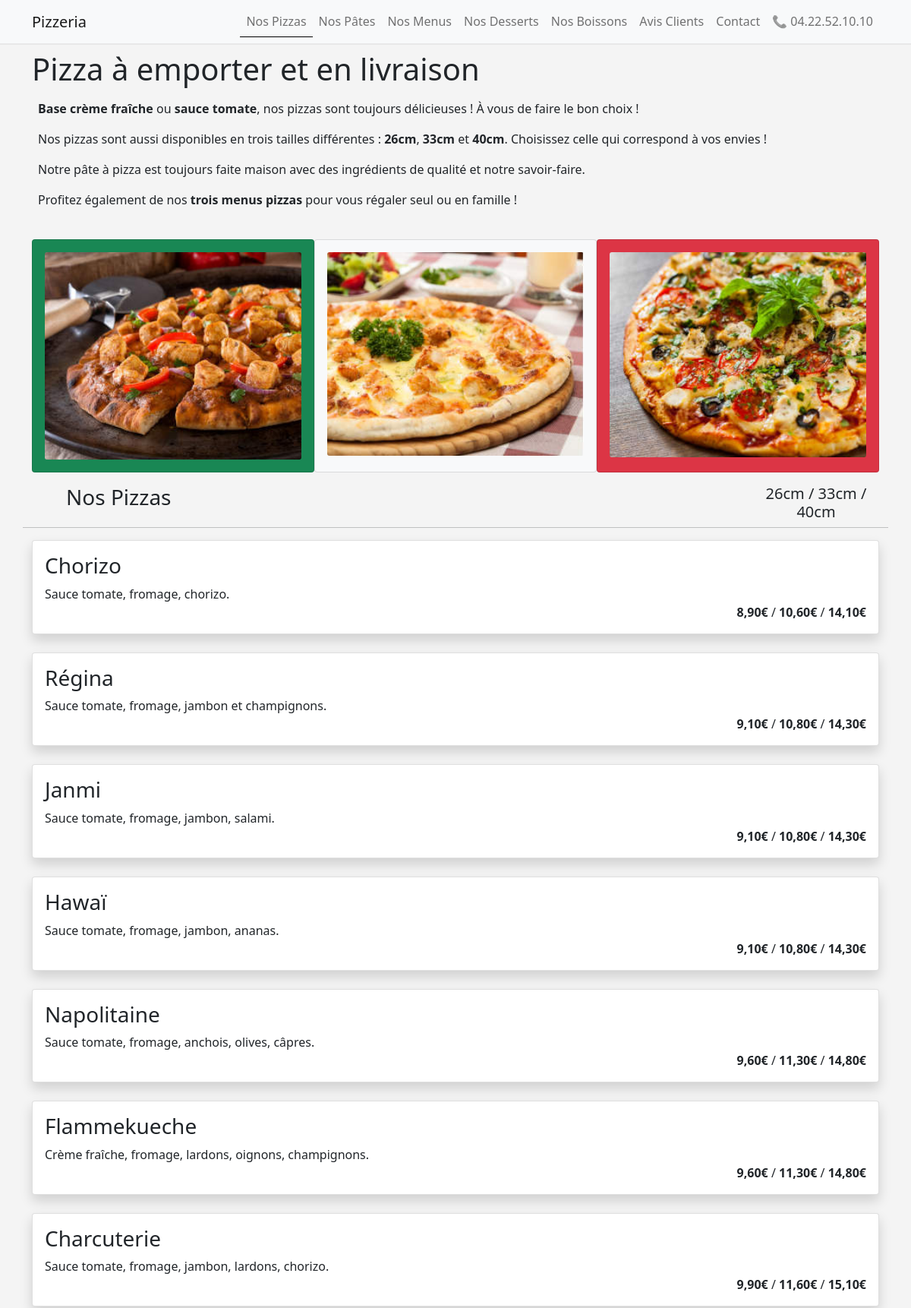
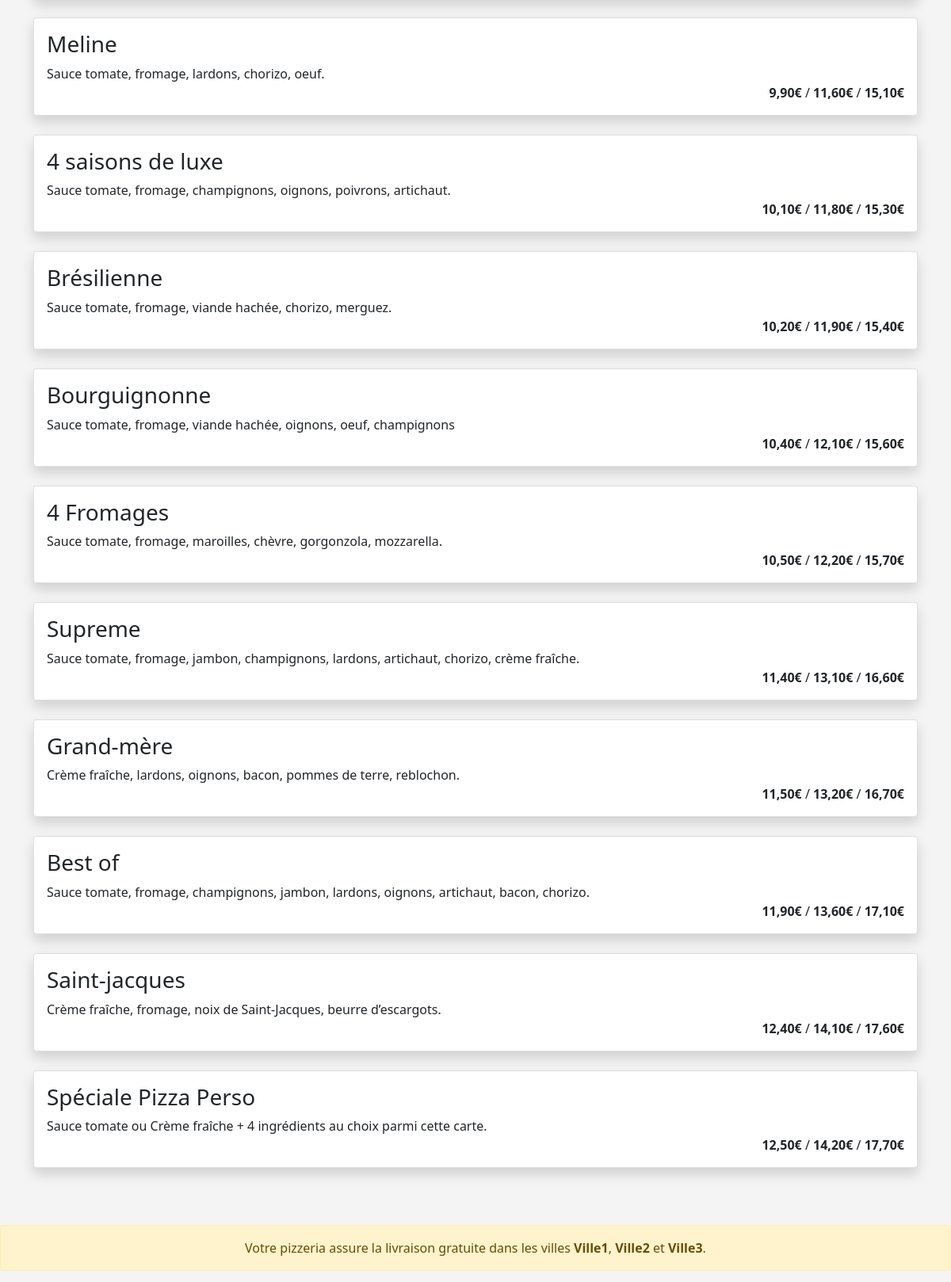
Screenshot of /pizzas.php (upper part) with the database file from the repository (2 pictures, top to bottom).
### tables this page shows
CREATE TABLE IF NOT EXISTS `pizzas` (
  `id` int(11) NOT NULL AUTO_INCREMENT,
  `nom` varchar(20) NOT NULL,
  `ingredient` varchar(255) NOT NULL,
  `prix` float NOT NULL,
  PRIMARY KEY (`id`)
);

### config/config.php (called while the page is built, shortened)
<?php
$scripts = explode('/', $_SERVER['SCRIPT_NAME']);
$page = array_pop($scripts);

### pizzas.php (the view, shortened to what this page needs)
<?php
require 'partials/header.php';
global $db;
$pizzas = $db->query('SELECT * FROM pizzas ORDER BY prix ASC')->fetchAll();
?>
<div class="container mt-2 mb-5">
    <div class="d-flex flex-column bd-highlight mb-3 justify-content-md-center">
        <h1>Pizza à emporter et en livraison</h1>
        <div class="p-2 bd-highlight">
            <p><b>Base crème fraîche</b> ou <b>sauce tomate</b>, nos pizzas sont toujours délicieuses ! À vous de faire le bon choix !</p>
            <p>Nos pizzas sont aussi disponibles en trois tailles différentes : <b>26cm</b>, <b>33cm</b> et <b>40cm</b>. Choisissez celle qui correspond à vos envies !</p>
            <p>Notre pâte à pizza est toujours faite maison avec des ingrédients de qualité et notre savoir-faire.</p>
            <p>Profitez également de nos <b>trois menus pizzas</b> pour vous régaler seul ou en famille !</p>
        </div>
    </div>
    <div class="row row-cols-1 row-cols-md-3 g-0">
        <div class="col">
            <div class="card text-white bg-success mb-3">
                <div class="card-body">
                    <img src="uploads/pizzas/1.jpg" class="card-img" alt="...">
                </div>
            </div>
        </div>
        <div class="card text-dark bg-light mb-3">
            <div class="col">
                <div class="card-body">
                    <img src="uploads/pizzas/2.jpg" class="card-img" alt="...">
                </div>
            </div>
        </div>
        <div class="card text-white bg-danger mb-3">
            <div class="col">
                <div class="card-body">
                    <img src="uploads/pizzas/3.jpg" class="card-img" alt="...">
                </div>
            </div>
        </div>
    </div>
    <div class="row">
              <div class="col-10" style="padding-left:5%;"> <h3>Nos Pizzas</h3></div>
              <div class="col-2" style="text-align:center;"> <h5>26cm / 33cm / 40cm</h5></div>
              <hr />
    </div>
    <div class="row row-cols-md-1 g-0">
        <?php foreach ($pizzas as $pizza) {
            $var26 = -1.70;
            $var40 =  3.50;
            ?>
            <div class="col">
                <div class="card shadow mb-4">
                    <div class="card-body">
                        <h3 class="card-title"><?= $pizza['nom']; ?></h3>
                        <div class="card-text">
                            <?= $pizza['ingredient']; ?>
                        </div>
                        <div class="card-text text-end">
                           <b><?= number_format($pizza['prix']+$var26, 2, ',', ' '); ?>€</b>
                           / <b><?= number_format($pizza['prix'], 2, ',', ' '); ?>€</b>
                           / <b><?= number_format($pizza['prix']+$var40, 2, ',', ' '); ?>€</b>
                        </div>
                    </div>
                </div>
            </div>
        <?php } ?>
    </div>
</div>
<div class="col-sm-12">
    <div style="text-align: center;" class="alert alert-dismissable alert-warning">Votre pizzeria assure la livraison gratuite dans les villes <strong>Ville1</strong>, <strong>Ville2</strong> et <strong>Ville3</strong>.</div>
</div>
<?php require 'partials/footer.php'; ?>

### partials/header.php (shortened to what this page needs)
<?php
require __DIR__ . '/../config/config.php';
?>
<!DOCTYPE html>
<html lang="fr">
<head>
    <link href="https://cdn.jsdelivr.net/npm/bootstrap@5.0.0-beta2/dist/css/bootstrap.min.css" rel="stylesheet">
    <link rel="stylesheet" href="assets/scss/index.css">
</head>
<body class="front">
    <header>
        <nav class="navbar navbar-expand-lg navbar-light bg-light">
            <div class="container">
                <a class="navbar-brand" href="index.php">Pizzeria</a>
                <div class="collapse navbar-collapse" id="navbarNav">
                    <ul class="navbar-nav">
                        <li class="nav-item <?= $page === 'pizzas.php' ? 'active' : ''; ?>">
                            <a class="nav-link" href="pizzas.php">Nos Pizzas</a>
                        </li>
                        <li class="nav-item <?= $page === 'pates.php' ? 'active' : ''; ?>">
                            <a class="nav-link" href="pates.php">Nos Pâtes</a>
                        </li>
                        <li class="nav-item <?= $page === 'menus.php' ? 'active' : ''; ?>">
                            <a class="nav-link" href="menus.php">Nos Menus</a>
                        </li>
                        <li class="nav-item <?= $page === 'desserts.php' ? 'active' : ''; ?>">
                            <a class="nav-link" href="desserts.php">Nos Desserts</a>
                        </li>
                        <li class="nav-item <?= $page === 'boissons.php' ? 'active' : ''; ?>">
                            <a class="nav-link" href="boissons.php">Nos Boissons</a>
                        </li>
                        <li class="nav-item <?= $page === 'avis.php' ? 'active' : ''; ?>">
                            <a class="nav-link" href="avis.php">Avis Clients</a>
                        </li>
                        <li class="nav-item <?= $page === 'contact.php' ? 'active' : ''; ?>">
                            <a class="nav-link" href="contact.php">Contact</a>
                        </li>
                        <li class="nav-item">
                            <a class="nav-link">📞 04.22.52.10.10</a>
                        </li>
                    </ul>
                </div>
            </div>
        </nav>
    </header>

### partials/footer.php (shortened to what this page needs)
</body>
</html>

### assets/scss/index.css (style rules this page uses)
body.front { background-color: #f4f4f4; display : flex; flex-direction : column; justify-content : space-between; min-height : 100vh; }
body.front header { border-bottom: 2px solid #e8e8e8; }
body.front .navbar-nav { margin-left: auto; }
body.front .navbar-nav .nav-item { border-bottom: 1px solid transparent; }
body.front .navbar-nav .nav-item:hover, body.front .navbar-nav .nav-item.active { border-color: rgb(0, 0, 0); }

### rows the page displays
pizzas: nom "Chorizo", ingredient "Sauce tomate, fromage, chorizo.", $pizza['prix']+$var26 "8,90", prix "10,60", $pizza['prix']+$var40 "14,10"
pizzas: nom "Régina", ingredient "Sauce tomate, fromage, jambon et champignons.", $pizza['prix']+$var26 "9,10", prix "10,80", $pizza['prix']+$var40 "14,30"
pizzas: nom "Janmi", ingredient "Sauce tomate, fromage, jambon, salami.", $pizza['prix']+$var26 "9,10", prix "10,80", $pizza['prix']+$var40 "14,30"
pizzas: nom "Hawaï", ingredient "Sauce tomate, fromage, jambon, ananas.", $pizza['prix']+$var26 "9,10", prix "10,80", $pizza['prix']+$var40 "14,30"
pizzas: nom "Napolitaine", ingredient "Sauce tomate, fromage, anchois, olives, câpres.", $pizza['prix']+$var26 "9,60", prix "11,30", $pizza['prix']+$var40 "14,80"
pizzas: nom "Flammekueche", ingredient "Crème fraîche, fromage, lardons, oignons, champignons.", $pizza['prix']+$var26 "9,60", prix "11,30", $pizza['prix']+$var40 "14,80"
pizzas: nom "Charcuterie", ingredient "Sauce tomate, fromage, jambon, lardons, chorizo.", $pizza['prix']+$var26 "9,90", prix "11,60", $pizza['prix']+$var40 "15,10"
pizzas: nom "Meline", ingredient "Sauce tomate, fromage, lardons, chorizo, oeuf.", $pizza['prix']+$var26 "9,90", prix "11,60", $pizza['prix']+$var40 "15,10"
pizzas: nom "4 saisons de luxe", ingredient "Sauce tomate, fromage, champignons, oignons, poivrons, artichaut.", $pizza['prix']+$var26 "10,10", prix "11,80", $pizza['prix']+$var40 "15,30"
pizzas: nom "Brésilienne", ingredient "Sauce tomate, fromage, viande hachée, chorizo, merguez.", $pizza['prix']+$var26 "10,20", prix "11,90", $pizza['prix']+$var40 "15,40"
pizzas: nom "Bourguignonne", ingredient "Sauce tomate, fromage, viande hachée, oignons, oeuf, champignons", $pizza['prix']+$var26 "10,40", prix "12,10", $pizza['prix']+$var40 "15,60"
pizzas: nom "4 Fromages", ingredient "Sauce tomate, fromage, maroilles, chèvre, gorgonzola, mozzarella.", $pizza['prix']+$var26 "10,50", prix "12,20", $pizza['prix']+$var40 "15,70"
pizzas: nom "Supreme", ingredient "Sauce tomate, fromage, jambon, champignons, lardons, artichaut, chorizo, crème fraîche.", $pizza['prix']+$var26 "11,40", prix "13,10", $pizza['prix']+$var40 "16,60"
pizzas: nom "Grand-mère", ingredient "Crème fraîche, lardons, oignons, bacon, pommes de terre, reblochon.", $pizza['prix']+$var26 "11,50", prix "13,20", $pizza['prix']+$var40 "16,70"
pizzas: nom "Best of", ingredient "Sauce tomate, fromage, champignons, jambon, lardons, oignons, artichaut, bacon, chorizo.", $pizza['prix']+$var26 "11,90", prix "13,60", $pizza['prix']+$var40 "17,10"
pizzas: nom "Saint-jacques", ingredient "Crème fraîche, fromage, noix de Saint-Jacques, beurre d’escargots.", $pizza['prix']+$var26 "12,40", prix "14,10", $pizza['prix']+$var40 "17,60"
pizzas: nom "Spéciale Pizza Perso", ingredient "Sauce tomate ou Crème fraîche + 4 ingrédients au choix parmi cette carte.", $pizza['prix']+$var26 "12,50", prix "14,20", $pizza['prix']+$var40 "17,70"
